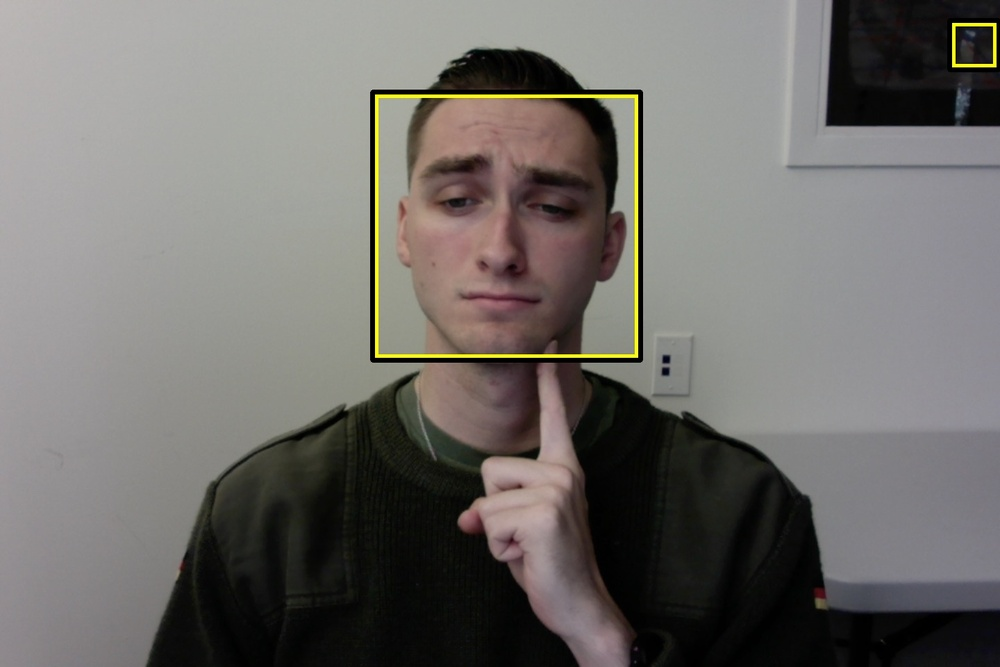
#> input picture example.jpg, 1000 x 667 px, shrunk from 1440 x 960 before the run
$ python facedetect.py
#> lines starting #> are read from the running program, lines starting #| are printed output that depends on the picture; after the words box and inside, x2 and y2 are one past the last pixel; in counts of white or black regions, pixels touching at a corner belong together
# This file was modified using OpenCV example code.

import cv2

# xml model file has to be in the same directory as this program.
face_cascade = cv2.CascadeClassifier('haarcascade_frontalface_default.xml')

# Read the input image
img = cv2.imread('example.jpg')
#> img is the input picture: shape (667, 1000, 3); mean B, G, R 106.5, 110, 112.7

# Convert into grayscale
gray = cv2.cvtColor(img, cv2.COLOR_BGR2GRAY)
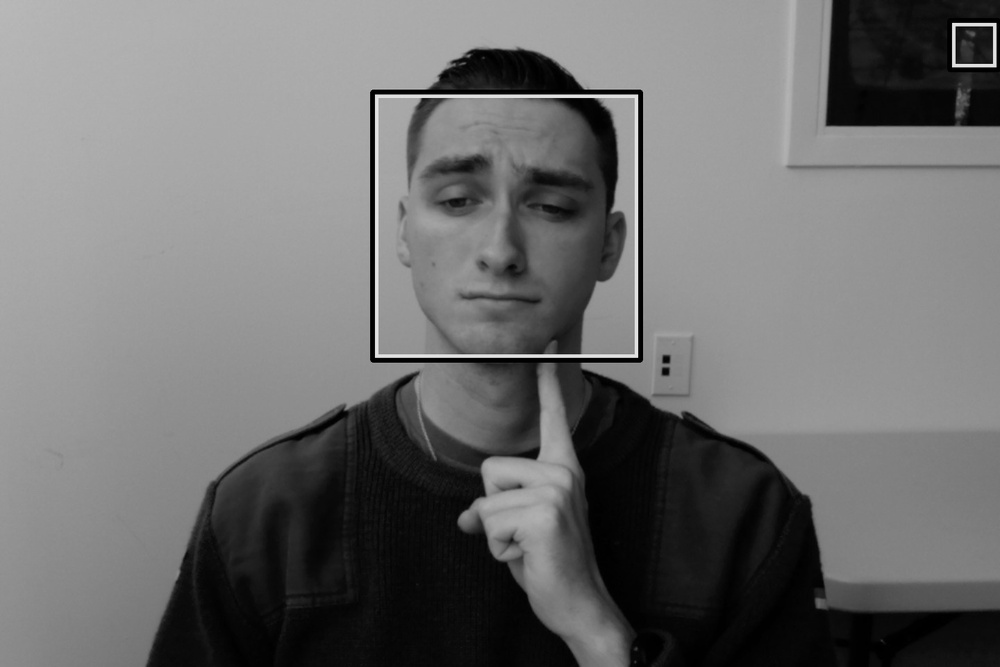
#> gray: shape (667, 1000); min 0, max 239, mean 110.4
#plt.imshow(gray)

# Detect faces
faces = face_cascade.detectMultiScale(gray)
#> faces = [[379, 98, 250, 250]]
print('detected face(s) at:', faces)
#| detected face(s) at: [[379  98 250 250]]

# Creates Rectangle around faces
for (x, y, w, h) in faces:
  cv2.rectangle(img, (x, y), (x+w, y+h), (0, 255, 255), 5)
  cv2.rectangle(img, (x-5, y-5), (x+w+5, y+h+5), (0, 0, 0), 5)
#> this loop made 1 pass
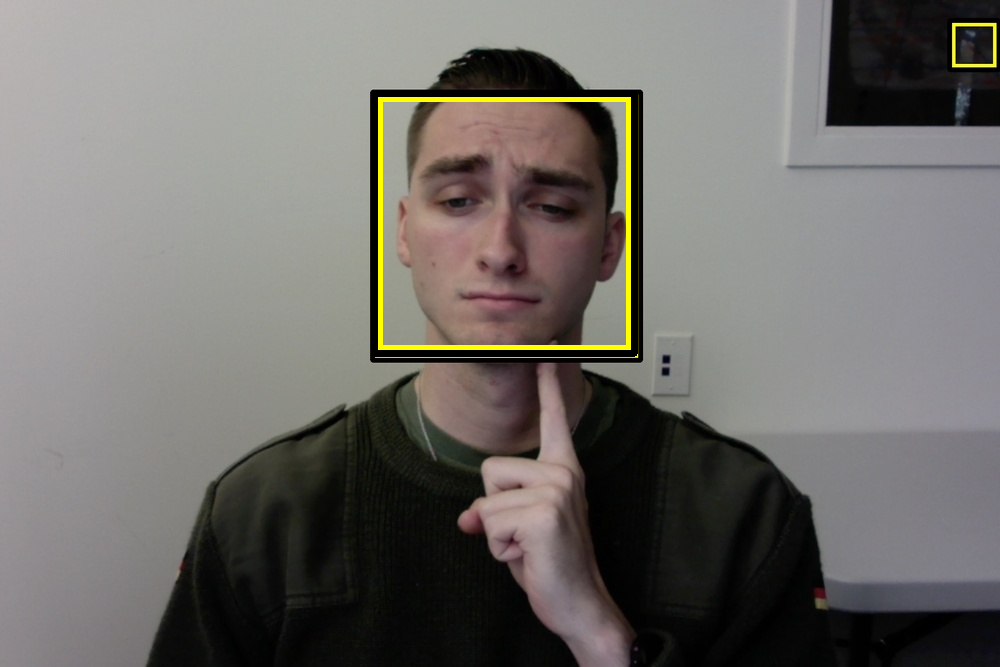
#> img: shape (667, 1000, 3); 1.79% of pixels changed, all inside (x1, y1, x2, y2) = (371, 90, 638, 357)

cv2.imshow('press any key to exit', img)
cv2.imwrite('example_result.jpg',img)
cv2.waitKey(0) # blocks until a key is pressed when window is active.
cv2.destroyAllWindows()
